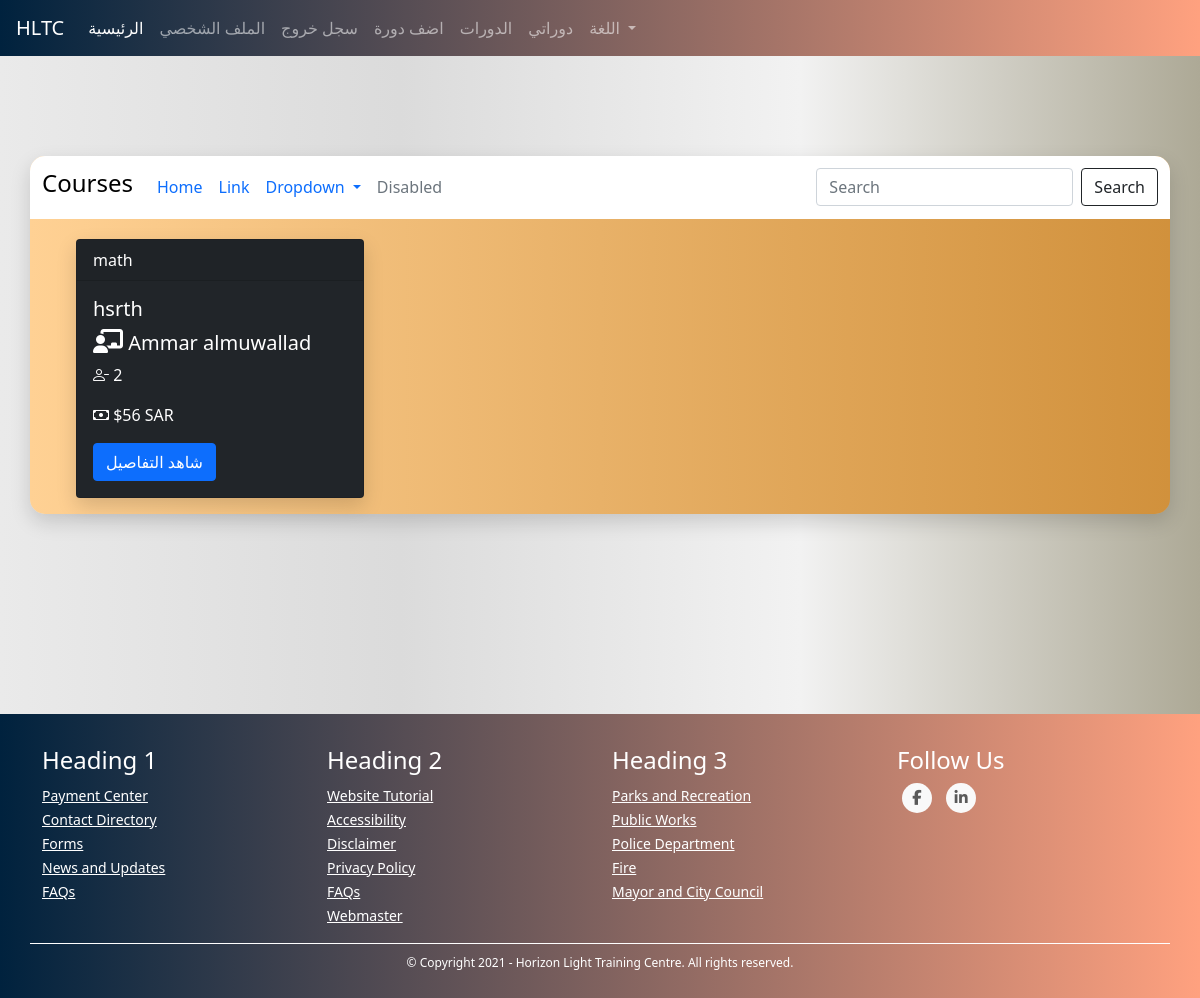
Before: /courses (signed in) with the older database file.
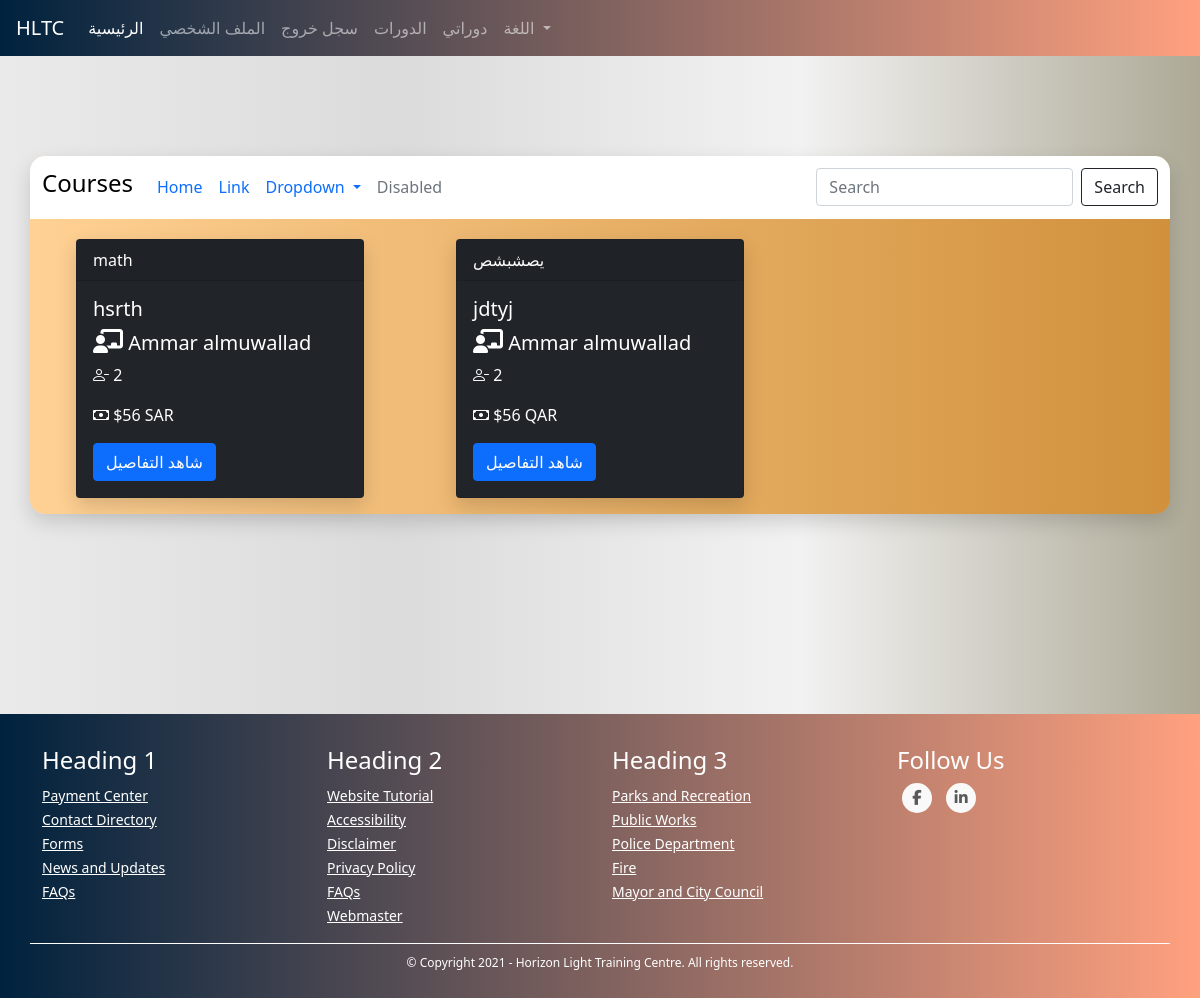
After: the same page with the newer database file.
### TUTOR/models.py (models this page shows, shortened)
class CourseModel(db.Model):
    id = db.Column(db.Integer, primary_key=True)
    name = db.Column(db.String(130), nullable=False)
    description = db.Column(db.String(1000), nullable=False)
    subject = db.Column(db.String(), nullable=False)
    price = db.Column(db.Integer, nullable=False)
    min_students = db.Column(db.Integer, nullable=False)
    max_students = db.Column(db.Integer, nullable=False)
    currency = db.Column(db.String(3), nullable=False)
    began = db.Column(db.Boolean, nullable=False, default=False)
    ended = db.Column(db.Boolean, nullable=False, default=False)
    course_type = db.Column(db.Integer, nullable=False) # 1 for start when min number # 2 for start with min and date
    _period = db.Column(db.Integer, nullable=True) # days
    _start_date = db.Column(db.DateTime, nullable=True)
    _end_date = db.Column(db.DateTime, nullable=True)
    links = db.Column(db.String(), nullable=False) # {"zoom": "link", ....}
    weekly_time_table_json  = db.Column(db.String(1000), nullable=False) # {"saturday": {"from": ..., "to": ...}, ...}
    _state = db.Column(db.String(), nullable=False, default=json.dumps({"state_code": 1, "state_string": "لم تبدأ بعد", "allowed_actions": ["join", "view", "start", "cancel"]})) # {"state_code": 2, "state_string": "قائم", "allowed_actions": ["view", "end"]} {"state_code": 3, "state_string": "انتهى", "allowed_actions": ["delete"]} {"state_code": 4, "state_string": "ملغي", "allowed_actions": ["delete"]}
    number_of_students_paid = db.Column(db.Integer, nullable=False, default=0)
    have_sent_first_payment_emails = db.Column(db.Boolean, nullable=False, default=False)
    created_by_admin = db.Column(db.Boolean, nullable=False)
    creation_date = db.Column(db.DateTime, nullable=False, default=datetime.utcnow)
    payment_model = db.relationship('PaymentModel', backref='course', uselist=False)
    tutor_data_model_id = db.Column(db.Integer, db.ForeignKey('tutor_data_model.id'),
        nullable=False)
    @property
    def number_of_participants(self):
        return len(self.students)
    @property
    def empty_seats(self):
        return self.max_students - self.number_of_participants
    def start(self):
        self.began = True
        self._state = json.dumps({"state_code": 2, "state_string": "قائم", "allowed_actions": ["view", "end"]})
        if self.course_type == 1:
            now = datetime.date(datetime.utcnow())
            self._start_date = now
            self._end_date = now + timedelta(days=self.period)
        db.session.commit()
        for sdm in self.students: # the paymetn is when a student joins not when the course begins bcz the course wont begin if students didn't pay
            send_student_course_start_email(sdm.user, self)
        send_tutor_course_start_email(self.tutor.user, self)
        return True
    def end(self):
        self.ended = True
        self._state = json.dumps({"state_code": 3, "state_string": "انتهى", "allowed_actions": ["delete"]})
        db.session.commit()
        for sdm in self.students:
            send_student_course_ended_email(sdm.user, self)
        send_tutor_course_ended_email(self.tutor.user, self)
        return True
    def cancel(self):
        self._state = json.dumps({"state_code": 4, "state_string": "ملغي", "allowed_actions": ["delete"]})
        db.session.commit()
        self.payment_model.refund_all()
        for sdm in self.students:
            send_student_course_canceled_email(sdm.user, self)
        send_tutor_course_canceled_email(self.tutor.user, self)

class UserModel(db.Model, UserMixin):
    id = db.Column(db.Integer, primary_key=True)
    first_name = db.Column(db.String(128), nullable=False)
    last_name = db.Column(db.String(128), nullable=False)
    username = db.Column(db.String(20), unique=True, nullable=False)
    email = db.Column(db.String(256), unique=True, nullable=False)
    password = db.Column(db.String(255), nullable=False)
    user_type = db.Column(db.String(30), nullable=False)
    _gender = db.Column(db.Boolean, nullable=False, default=True)
    email_confirmation_code = db.Column(db.String(5), nullable=True)
    is_confirmed = db.Column(db.Boolean, nullable=False, default=False)
    creation_date = db.Column(db.DateTime, nullable=False, default=datetime.utcnow)
    admin_data_model = db.relationship('AdminDataModel', backref='user', uselist=False)
    tutor_data_model = db.relationship('TutorDataModel', backref='user', uselist=False)
    student_data_model = db.relationship('StudentDataModel', backref='user', uselist=False)
    @property
    def full_name(self):
        return self.first_name + " " + self.last_name

### TUTOR/COURSES/routes.py (the view)
@courses_blueprint.route("/courses")
@login_required([])
def courses():
    all_courses = CourseModel.query.all()
    return render_template("courses.html", all_courses=all_courses)

### TUTOR/COURSES/routes.py (called while the page is built)
@courses_blueprint.context_processor
def utility_processor():
    return dict(get_language_text=LngObj.get_language_text, get_current_page_language_list=LngObj.get_current_page_language_list, languages=LANGUAGES, admin_types=ADMIN_TYPES, settings=SiteSettingsModel.instance())

### TUTOR/models.py (called while the page is built)
@login_manager.user_loader
def load_user(user_id):
    return UserModel.query.get(int(user_id))

    @property
    def allow_tutors_to_edit_courses(self):
        return self.settings["allow_tutors_to_edit_courses"]

    @property
    def settings(self):
        return json.loads(self._settings)

    @classmethod
    def instance(cls):
        return cls.query.get(1)

### TUTOR/utils/utils.py (called while the page is built)
def login_required(roles=[]):
	def wrapper(fn):
		@wraps(fn)
		def decorated_view(*args, **kwargs):
			if request.method in EXEMPT_METHODS:
				return fn(*args, **kwargs)
			elif current_app.login_manager._login_disabled:
				return fn(*args, **kwargs)
			elif not current_user.is_authenticated:
				return current_app.login_manager.unauthorized()
			role = current_user.user_type
			if ( (role not in roles) and (roles != []) ):
				return current_app.login_manager.unauthorized()
			return fn(*args, **kwargs)
		return decorated_view
	return wrapper

### TUTOR/templates/courses.html (shortened to what this page needs)
{% extends "template.html" %}
{% block content %}
    <link rel="stylesheet" href="{{ url_for('static', filename='css/courses.css') }}">
    <div class="container my-cont">
        <div class="row justify-content-center my-row filter-row">
            <nav class="navbar navbar-expand-lg my-courses-nav">
                <a class="navbar-brand"><h4>Courses</h4></a>
                  <div class="collapse navbar-collapse" id="navbarSupportedContent">
                    <ul class="navbar-nav mr-auto">
                      <li class="nav-item active">
                        <a class="nav-link" href="#">Home <span class="sr-only">(current)</span></a>
                      </li>
                      <li class="nav-item">
                        <a class="nav-link" href="#">Link</a>
                      </li>
                      <li class="nav-item dropdown">
                        <a class="nav-link dropdown-toggle" href="#" id="navbarDropdown" role="button" data-toggle="dropdown" aria-haspopup="true" aria-expanded="false">
                          Dropdown
                        </a>
                      </li>
                      <li class="nav-item">
                        <a class="nav-link disabled" href="#">Disabled</a>
                      </li>
                    </ul>
                    <form class="form-inline my-2 my-lg-0">
                      <input class="form-control mr-sm-2" type="search" placeholder="Search" aria-label="Search">
                      <button class="btn btn-outline-dark my-2 my-sm-0" type="submit">Search</button>
                    </form>
                  </div>
            </nav>
        </div>
        <div class="row my-row">
            {% for course in all_courses %}
                <div class="col-sm-4 my-col content-col">
                    <div class="card text-white bg-dark mb-3 my-card" style="max-width: 18rem;">
                        <div class="card-header">{{ course.subject }}</div>
                            <div class="card-body">
                                <h5 class="card-title">{{ course.name }}</h5>
                                <h5 class="card-title"><i class='fas fa-chalkboard-teacher' style='font-size:24px'></i> {{ course.tutor.user.full_name }}</h5>
                                <p class="card-text"><i class="bi bi-person-dash"></i> {{ course.empty_seats }}</p>
                                  <p class="card-text"><i class="bi bi-cash"></i> ${{ course.price }} {{ course.currency }}</p>
                                  <a href="{{ url_for('courses_blueprint.course', course_id=course.id) }}" class="btn btn-primary">شاهد التفاصيل</a>
                        </div>
                    </div>
                </div>
            {% endfor %}
        </div>
    </div>
{% endblock %}

Changed rows visible on the page:
added CourseModel: subject "يصشبشص", name "jdtyj", tutor.user.full_name "Ammar almuwallad", empty_seats "2", price "56", currency "QAR"
Other visible differences:
text no longer shown: "اضف دورة"
